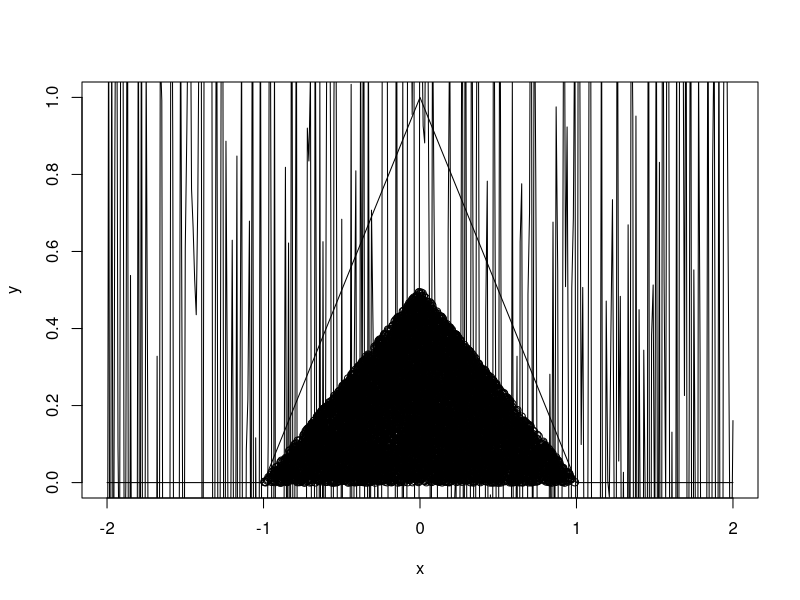
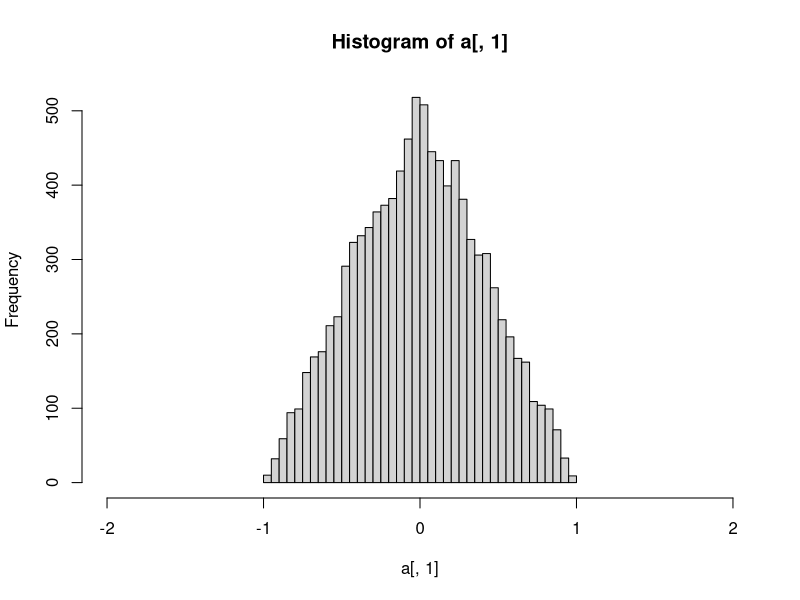
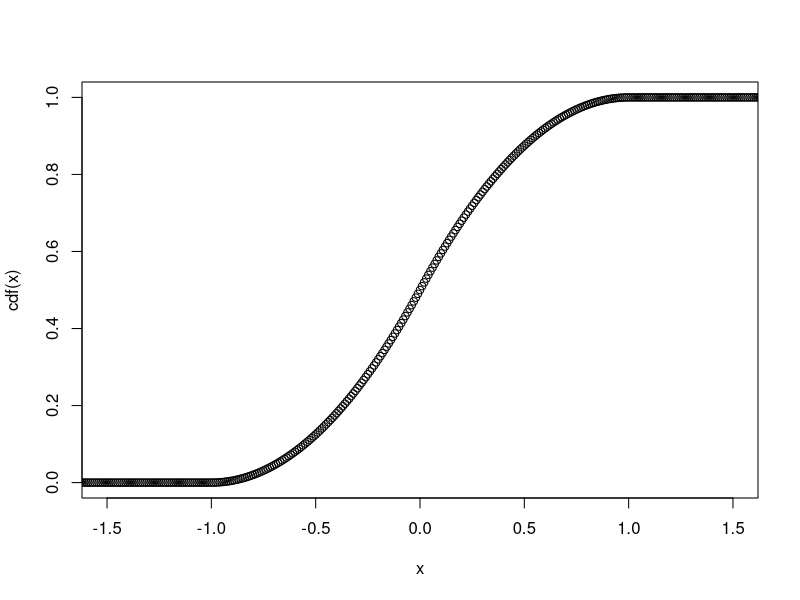
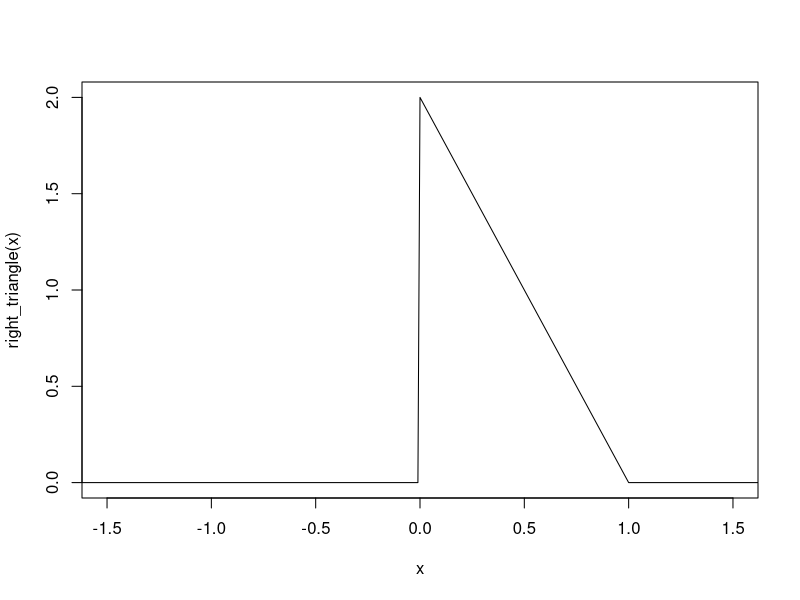
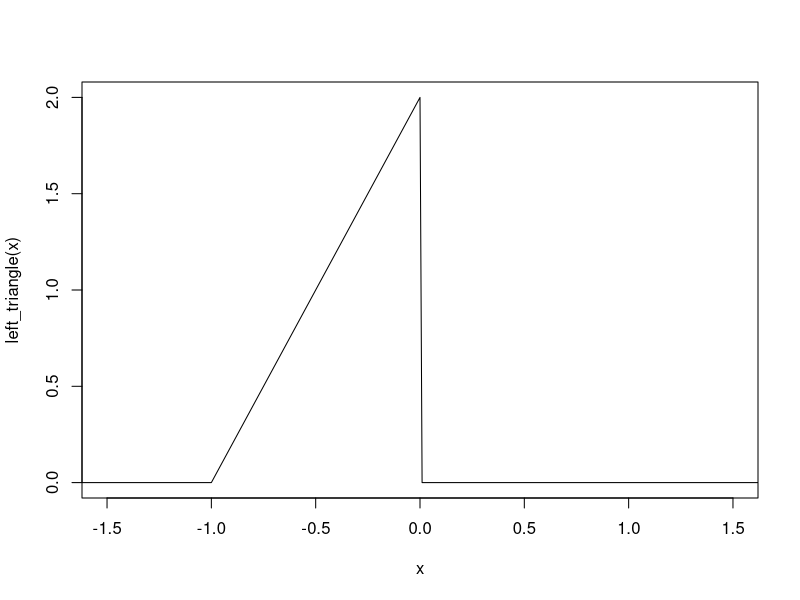
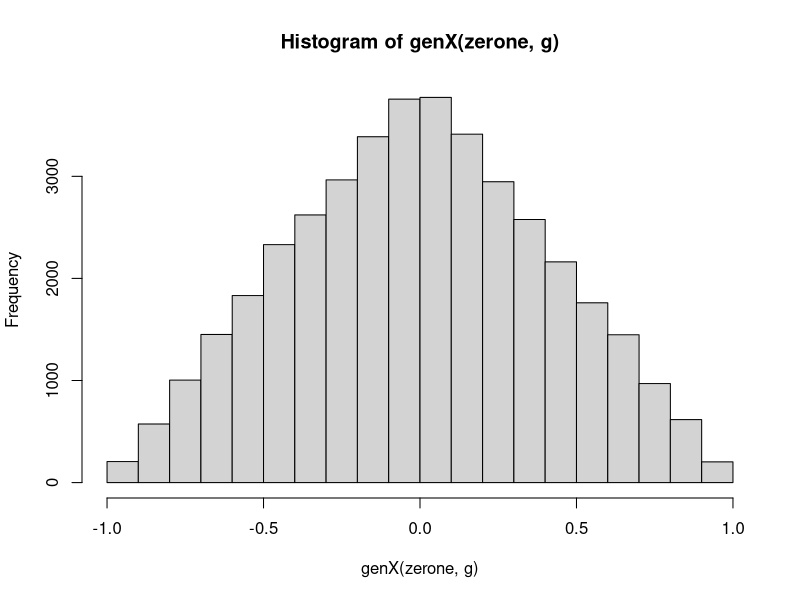
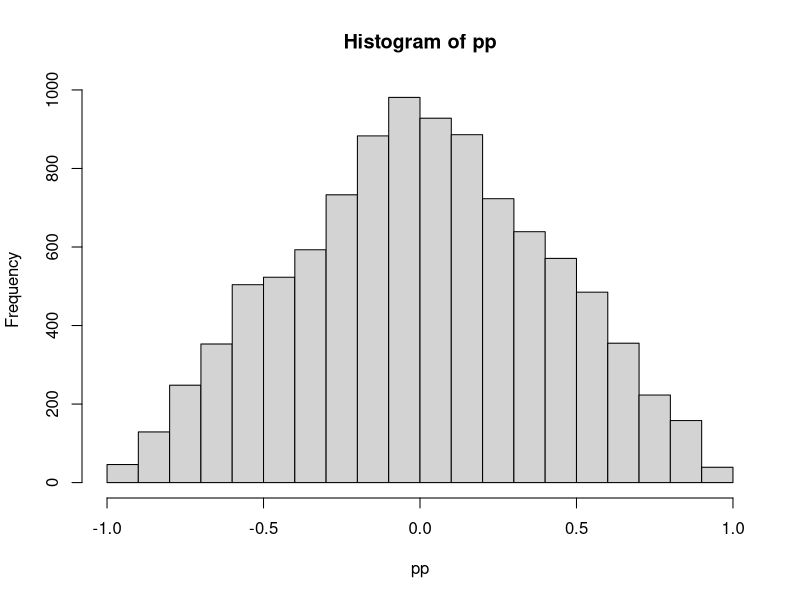
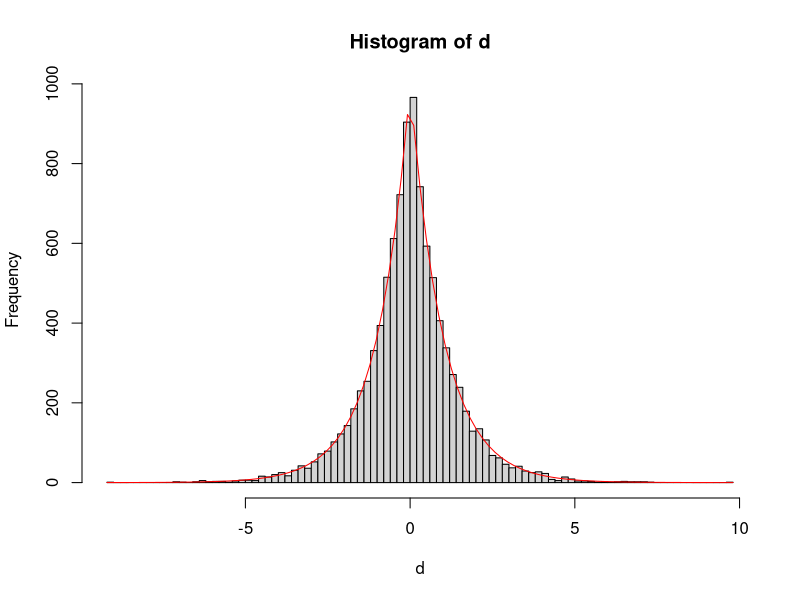

The R source for these figures, in order:
## ---- chunk 1
knitr::opts_chunk$set(echo = TRUE)
## ---- chunk 2
f <- function(x){
  out <- c()
  for (i in 1:length(x)){
    if (x[i] < -1){
      out <- append(out, 0)
    }else if(x[i] > 1){
      out <- append(out, 0)
      
    }else if (-1 <= x[i] && x[i] <= 0){
      out <- append(out, x[i]+1)
    } else if (0 < x[i] && x[i] <= 1){
      out <- append(out, 1-x[i])
    }
    return(out)
  }
  
}
e <- function(x){
  out <- c()
  for (i in 1:length(x)){
    if (x[i] < -1){
      out <- append(out, 0)
    }else if(x[i] > 1){
      out <- append(out, 0)
    }else{
      out <- append(out, 2)
    } 
  }
  return(out)
}
e2 <- function(x){
  a <- 0.5
  return(g(x)/a)
}
g <- function(x){
  out <- c()
  for(i in 1:length(x)){
    out <- append(out, runif(1, -1, 1))
  }
  return(out)
}
rejection_sampling <- function(f, e, n){
  accepted <- matrix(NA, ncol=2, nrow=n)
  p <- 0
  while(p < n){
    y <- runif(1, -1, 1)
    u <- runif(1, 0, 1)
    if(u <= (f(y)/e(y))){
      accepted[p,1] <- y
      accepted[p,2] <- u
      p <- p + 1
    }
  }
  return(accepted)
}

## ---- chunk 3
n <- 10000
a <- rejection_sampling(f, e, n)
x <- seq(from = -2, to = 2, by=0.01)
y = sapply(x, FUN = f)
plot(x, y, type = 'l', xlim = c(-2,2))
lines(x, sapply(x, FUN = e2), xlim = c(-2,2), ylim = c(0,2))
points(a)
hist(a[,1], xlim = c(-2,2), nclass=30)
## ---- chunk 4
x <- seq(-2,2, 0.01)

cdf <- function(x){
  y <- rep(0,length(x))
  for (i in 1:length(x)){
    if (x[i] < -1){
      y[i] <- 0
    }else if (x[i]<=0){
      y[i] <- x[i]^2/2 + x[i] + 0.5
    }else if (x[i]<=1){
      y[i] <- x[i] - (x[i]^2 /2) + .5
    }else y[i] <- 1
  }
  return(y)
}

plot(x,cdf(x), xlim=c(-1.5, 1.5))

right_triangle <- function(x){
  y <- rep(0, length(x))
  for (i in 1:length(x)){
    if (x[i] < 0){
        y[i] <- 0
      }else if(x[i] > 1){
        y[i] <- 0
      }else y[i] <- 2 - 2*x[i]
    }
  return(y)
}

left_triangle <- function(x){
  y <- rep(0, length(x))
  for (i in 1:length(x)){
    if (x[i] < -1){
      y[i] <- 0
    }else if(x[i] > 0){
      y[i] <- 0
    }else y[i] <- 2 + 2*x[i]
  }
  return(y)
}

plot(x,right_triangle(x), xlim=c(-1.5, 1.5), type="l")
plot(x,left_triangle(x), xlim=c(-1.5, 1.5), type="l")


cdf_right <- function(y){
  return(1 - sqrt(1-y))
}

cdf_left <- function(y){
  return(sqrt(y)-1)
}

zerone <- runif(40000, 0,1)
g <- rbinom(40000, 1, 0.5)

genX <- function(x,g){
  res <- rep(0, length(x))
  for (i in 1:length(x)){
    if (g[i] == 0) res[i] <- cdf_right(x[i])
    else res[i] <- cdf_left(x[i])
  }
  return(res)
}

hist(genX(zerone, g))
## ---- chunk 5

genXunif <- function(){
  u1 <- runif(10000)
  u2 <- runif(10000)
  return(u1-u2)
}

pp <- genXunif()
hist(pp)

## ---- chunk 6

## ---- chunk 7
de <- function(x, mu, lambda){
  return(lambda/2 * exp(-lambda * abs(x-mu)))
}
#Inverse CDF method
#Generate 10000 random numbers from Unif(0,1)
set.seed(12345)
u <- runif(10000)
#Generate 10000 random numbers from DE(0,1) using the inverse CDF method
F_inv <- function(p, mu, lambda){
  return(mu - (1/lambda) * sign(p-0.5)*log(1-2*abs(p-0.5)))
}
d <- F_inv(u, 0, 1)
hist(d, breaks = 100)
curve(de(x, 0, 1)*2000, add = TRUE, col = "red")


## ---- chunk 8
#Rejection sampling method
#Determining proper value of a for the enveloppe
a <- 0.7
#plot(x, f(x), col = "red", type = "l")
#lines(x, g(x, 0, 1)/a, col = "blue")

#Generate 2000 random numbers from DE(0,1)
set.seed(12345)
u <- runif(2000)
Y <- F_inv(u, 0, 1)*a

f <- function(x){
  return(dnorm(x, 0, 1))
}
g <- function(x, mu, lambda){
  return(de(x, mu, lambda))
}

#After trial and error, a = 0.7 seems to be the best value for a

#Generate 2000 random numbers from N(0,1) using the rejection sampling method
X_rej <- c()
samples <- 0
rejection_rate <- 0
while(length(X_rej) < 2000){
  samples <- samples + 1
  Y <- F_inv(runif(1), 0, 1)
  U <- runif(1, 0,1)
  if(U <= f(Y)/(g(Y, 0, 1)/a)){
    X_rej <- c(X_rej, Y)
  }else{
    rejection_rate <- rejection_rate + 1
  }
}
rejection_rate <- rejection_rate/samples

hist(X_rej, breaks = 100)
curve(dnorm(x, mean = 0, sd = 1)*200, add = TRUE, col = "red")
curve(de(x, 0, 1)*200/a, add = TRUE, col = "blue")

## ---- chunk 9
#Generate 2000 random numbers from N(0,1) using rnorm()
set.seed(12345)
X <- rnorm(2000, mean = 0, sd = 1)
hist(X, breaks = 100)
curve(dnorm(x, mean = 0, sd = 1)*100, add = TRUE, col = "red")
## ---- chunk 10
library(ggplot2)
df1 <- data.frame(X_rej)
df2 <- data.frame(X)
#Comparaison of the histograms
ggplot(df1, aes(x = X_rej)) + geom_histogram(bins= 100,fill = "blue", alpha = 0.5) + geom_histogram(data = df2, aes(x = X), bins = 100, fill = "red", alpha = 0.5)
